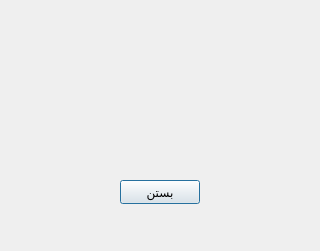
<?xml version="1.0" encoding="UTF-8"?>
<ui version="4.0">
 <class>AboutDialog</class>
 <widget class="QDialog" name="AboutDialog">
  <property name="geometry">
   <rect>
    <x>0</x>
    <y>0</y>
    <width>320</width>
    <height>251</height>
   </rect>
  </property>
  <property name="windowTitle">
   <string>Dialog</string>
  </property>
  <widget class="QPushButton" name="btnClose">
   <property name="geometry">
    <rect>
     <x>120</x>
     <y>180</y>
     <width>80</width>
     <height>24</height>
    </rect>
   </property>
   <property name="text">
    <string>بستن</string>
   </property>
  </widget>
 </widget>
 <resources/>
 <connections/>
</ui>
